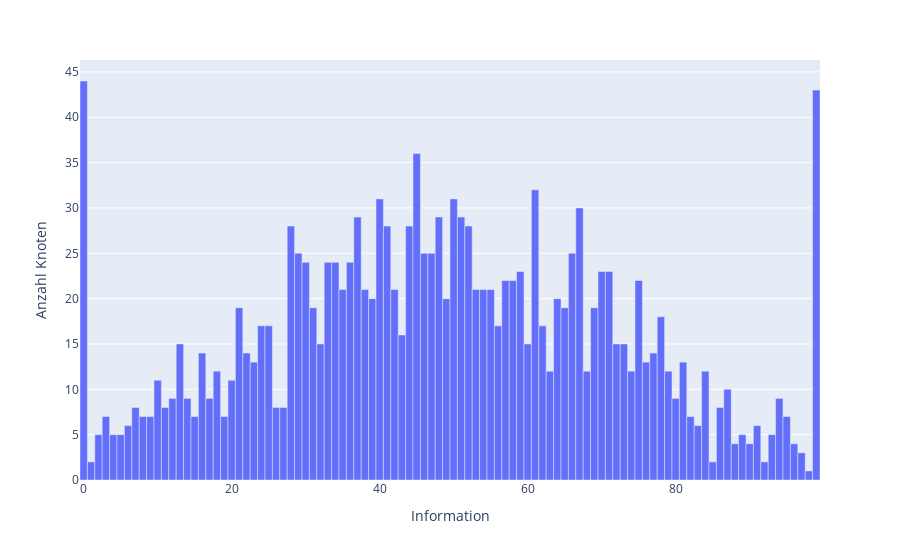
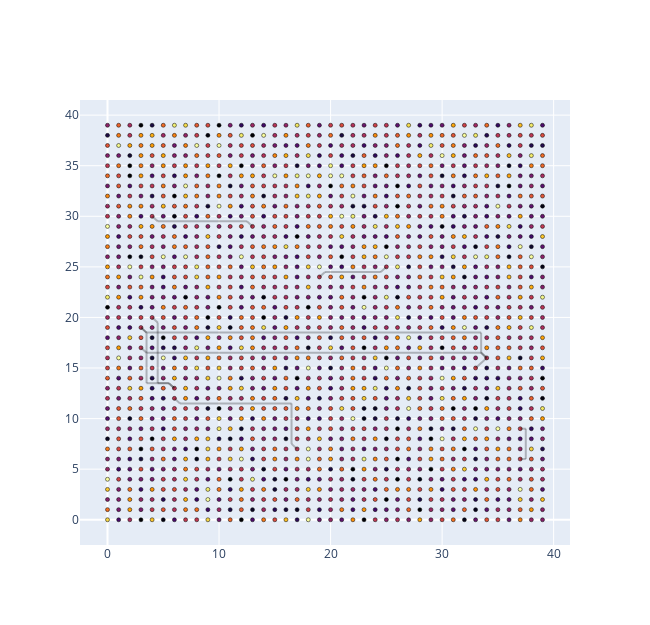
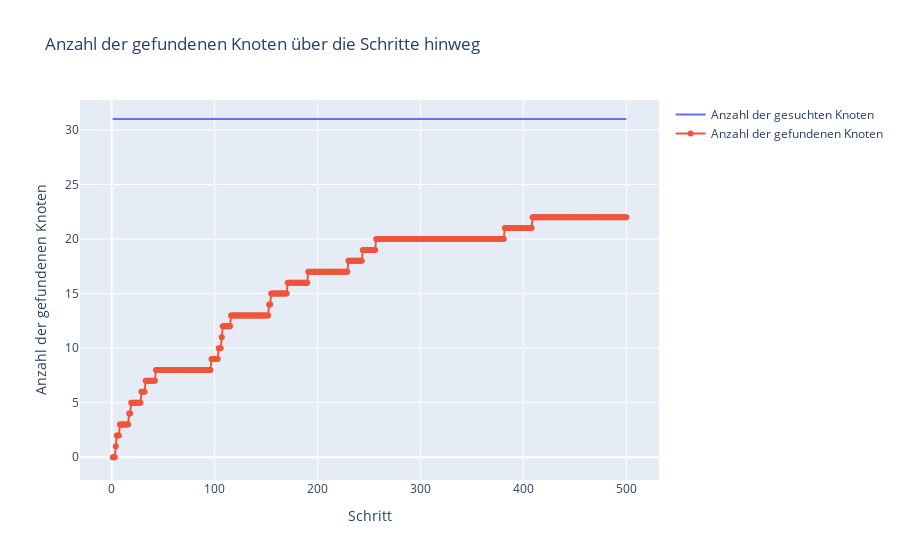

Notebook source saved alongside these figures, in order:
### Code cell
from src.search.simulation import plot_single_result, simulate
from src.search.strategy.random_walker_1 import RandomWalker1StrategyParams

res = simulate(
    graph_strategy="random_normal_variate",
    grid_width=40,
    grid_height=40,
    num_distinct_information=100,
    random_walker_strategy="random_walker_1",
    random_walker_strategy_params=RandomWalker1StrategyParams(
        random_probability=0.9,
        random_probability_of_adding_edge=0.005,
        length_of_memory=150,
    ),
    num_random_walker=10,
    searched_information=50,
    max_steps=500,
)

plot_single_result(res)

### Figure 1 — Plotly figure (JSON) as saved in the notebook; plotly's stock layout.template omitted (floating-point values rounded to 4 significant figures)
{"data": [{"alignmentgroup": "True", "hovertemplate": "Information=%{x}<br>Anzahl Knoten=%{y}<extra></extra>", "legendgroup": "", "marker": {"color": "#636efa", "pattern": {"shape": ""}}, "name": "", "offsetgroup": "", "orientation": "v", "showlegend": false, "textposition": "auto", "x": [0, 1, 2, 3, 4, 5, 6, 7, 8, 9, 10, 11, 12, 13, 14, 15, 16, 17, 18, 19, 20, 21, 22, 23, 24, 25, 26, 27, 28, 29, 30, 31, 32, 33, 34, 35, 36, 37, 38, 39, 40, 41, 42, 43, 44, 45, 46, 47, 48, 49, 50, 51, 52, 53, 54, 55, 56, 57, 58, 59, 60, 61, 62, 63, 64, 65, 66, 67, 68, 69, 70, 71, 72, 73, 74, 75, 76, 77, 78, 79, 80, 81, 82, 83, 84, 85, 86, 87, 88, 89, 90, 91, 92, 93, 94, 95, 96, 97, 98, 99], "xaxis": "x", "y": [44, 2, 5, 7, 5, 5, 6, 8, 7, 7, 11, 8, 9, 15, 9, 7, 14, 9, 12, 7, 11, 19, 14, 13, 17, 17, 8, 8, 28, 25, 24, 19, 15, 24, 24, 21, 24, 29, 21, 20, 31, 28, 21, 16, 28, 36, 25, 25, 29, 20, 31, 29, 28, 21, 21, 21, 17, 22, 22, 23, 15, 32, 17, 12, 20, 19, 25, 30, 12, 19, 23, 23, 15, 15, 12, 22, 13, 14, 18, 12, 9, 13, 7, 6, 12, 2, 8, 10, 4, 5, 4, 6, 2, 5, 9, 7, 4, 3, 1, 43], "yaxis": "y", "type": "bar"}], "layout": {"xaxis": {"anchor": "y", "domain": [0.0, 1.0], "title": {"text": "Information"}}, "yaxis": {"anchor": "x", "domain": [0.0, 1.0], "title": {"text": "Anzahl Knoten"}}, "legend": {"tracegroupgap": 0}, "margin": {"t": 60}, "barmode": "relative", "bargap": 0}}

### Figure 2 — Plotly figure (JSON) as saved in the notebook; plotly's stock layout.template omitted (floating-point values rounded to 4 significant figures; data arrays with more than 128 entries replaced by an {"elided": "..."} marker saying what was removed)
{"data": [{"hoverinfo": "text", "marker": {"color": {"elided": "1600 str values"}, "line": {"color": "black", "width": 0.5}, "size": 4, "symbol": "circle"}, "mode": "markers", "text": {"elided": "1600 str values"}, "x": {"elided": "1600 int values"}, "y": {"elided": "1600 int values"}, "type": "scatter"}], "layout": {"height": 625, "hovermode": "closest", "margin": {"t": 100}, "scene": {"xaxis": {"showbackground": false, "showgrid": false, "showline": false, "showticklabels": false, "title": {"text": ""}, "zeroline": false}, "yaxis": {"showbackground": false, "showgrid": false, "showline": false, "showticklabels": false, "title": {"text": ""}, "zeroline": false}, "zaxis": {"showbackground": false, "showgrid": false, "showline": false, "showticklabels": false, "title": {"text": ""}, "zeroline": false}}, "showlegend": false, "title": {"text": ""}, "width": 650, "shapes": [{"line": {"color": "rgba(0,0,0,0.25)", "width": 2}, "type": "line", "x0": 3, "x1": 3.5, "y0": 17, "y1": 16.5}, {"line": {"color": "rgba(0,0,0,0.25)", "width": 2}, "type": "line", "x0": 3.5, "x1": 3.5, "y0": 16.5, "y1": 16.5}, {"line": {"color": "rgba(0,0,0,0.25)", "width": 2}, "type": "line", "x0": 3.5, "x1": 33.5, "y0": 16.5, "y1": 16.5}, {"line": {"color": "rgba(0,0,0,0.25)", "width": 2}, "type": "line", "x0": 33.5, "x1": 34, "y0": 16.5, "y1": 16}, {"line": {"color": "rgba(0,0,0,0.25)", "width": 2}, "type": "line", "x0": 3, "x1": 3.5, "y0": 19, "y1": 18.5}, {"line": {"color": "rgba(0,0,0,0.25)", "width": 2}, "type": "line", "x0": 3.5, "x1": 33.5, "y0": 18.5, "y1": 18.5}, {"line": {"color": "rgba(0,0,0,0.25)", "width": 2}, "type": "line", "x0": 33.5, "x1": 33.5, "y0": 18.5, "y1": 16.5}, {"line": {"color": "rgba(0,0,0,0.25)", "width": 2}, "type": "line", "x0": 33.5, "x1": 34, "y0": 16.5, "y1": 16}, {"line": {"color": "rgba(0,0,0,0.25)", "width": 2}, "type": "line", "x0": 3, "x1": 3.5, "y0": 19, "y1": 18.5}, {"line": {"color": "rgba(0,0,0,0.25)", "width": 2}, "type": "line", "x0": 3.5, "x1": 3.5, "y0": 18.5, "y1": 13.5}, {"line": {"color": "rgba(0,0,0,0.25)", "width": 2}, "type": "line", "x0": 3.5, "x1": 5.5, "y0": 13.5, "y1": 13.5}, {"line": {"color": "rgba(0,0,0,0.25)", "width": 2}, "type": "line", "x0": 5.5, "x1": 6, "y0": 13.5, "y1": 13}, {"line": {"color": "rgba(0,0,0,0.25)", "width": 2}, "type": "line", "x0": 4, "x1": 4.5, "y0": 20, "y1": 19.5}, {"line": {"color": "rgba(0,0,0,0.25)", "width": 2}, "type": "line", "x0": 4.5, "x1": 4.5, "y0": 19.5, "y1": 13.5}, {"line": {"color": "rgba(0,0,0,0.25)", "width": 2}, "type": "line", "x0": 4.5, "x1": 5.5, "y0": 13.5, "y1": 13.5}, {"line": {"color": "rgba(0,0,0,0.25)", "width": 2}, "type": "line", "x0": 5.5, "x1": 6, "y0": 13.5, "y1": 13}, {"line": {"color": "rgba(0,0,0,0.25)", "width": 2}, "type": "line", "x0": 4, "x1": 4.5, "y0": 30, "y1": 29.5}, {"line": {"color": "rgba(0,0,0,0.25)", "width": 2}, "type": "line", "x0": 4.5, "x1": 12.5, "y0": 29.5, "y1": 29.5}, {"line": {"color": "rgba(0,0,0,0.25)", "width": 2}, "type": "line", "x0": 12.5, "x1": 12.5, "y0": 29.5, "y1": 29.5}, {"line": {"color": "rgba(0,0,0,0.25)", "width": 2}, "type": "line", "x0": 12.5, "x1": 13, "y0": 29.5, "y1": 29}, {"line": {"color": "rgba(0,0,0,0.25)", "width": 2}, "type": "line", "x0": 6, "x1": 6.5, "y0": 12, "y1": 11.5}, {"line": {"color": "rgba(0,0,0,0.25)", "width": 2}, "type": "line", "x0": 6.5, "x1": 16.5, "y0": 11.5, "y1": 11.5}, {"line": {"color": "rgba(0,0,0,0.25)", "width": 2}, "type": "line", "x0": 16.5, "x1": 16.5, "y0": 11.5, "y1": 7.5}, {"line": {"color": "rgba(0,0,0,0.25)", "width": 2}, "type": "line", "x0": 16.5, "x1": 17, "y0": 7.5, "y1": 7}, {"line": {"color": "rgba(0,0,0,0.25)", "width": 2}, "type": "line", "x0": 19, "x1": 19.5, "y0": 24, "y1": 24.5}, {"line": {"color": "rgba(0,0,0,0.25)", "width": 2}, "type": "line", "x0": 19.5, "x1": 24.5, "y0": 24.5, "y1": 24.5}, {"line": {"color": "rgba(0,0,0,0.25)", "width": 2}, "type": "line", "x0": 24.5, "x1": 24.5, "y0": 24.5, "y1": 24.5}, {"line": {"color": "rgba(0,0,0,0.25)", "width": 2}, "type": "line", "x0": 24.5, "x1": 25, "y0": 24.5, "y1": 25}, {"line": {"color": "rgba(0,0,0,0.25)", "width": 2}, "type": "line", "x0": 33, "x1": 34, "y0": 15, "y1": 16}, {"line": {"color": "rgba(0,0,0,0.25)", "width": 2}, "type": "line", "x0": 37, "x1": 37.5, "y0": 6, "y1": 6}, {"line": {"color": "rgba(0,0,0,0.25)", "width": 2}, "type": "line", "x0": 37.5, "x1": 37.5, "y0": 6, "y1": 9}, {"line": {"color": "rgba(0,0,0,0.25)", "width": 2}, "type": "line", "x0": 37.5, "x1": 37, "y0": 9, "y1": 9}]}}

### Figure 3 — Plotly figure (JSON) as saved in the notebook; plotly's stock layout.template omitted (floating-point values rounded to 4 significant figures; data arrays with more than 128 entries replaced by an {"elided": "..."} marker saying what was removed)
{"data": [{"mode": "lines", "name": "Anzahl der gesuchten Knoten", "x": {"elided": "500 int values"}, "y": {"elided": "500 int values"}, "type": "scatter"}, {"mode": "lines+markers", "name": "Anzahl der gefundenen Knoten", "x": {"elided": "500 int values"}, "y": {"elided": "500 int values"}, "type": "scatter"}], "layout": {"title": {"text": "Anzahl der gefundenen Knoten über die Schritte hinweg"}, "xaxis": {"title": {"text": "Schritt"}}, "yaxis": {"title": {"text": "Anzahl der gefundenen Knoten"}}}}
